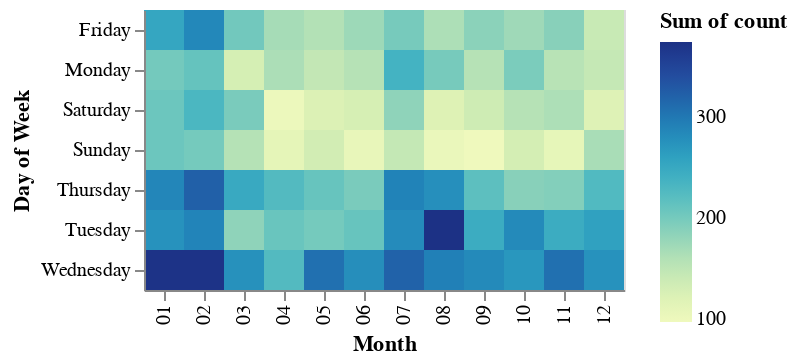

The notebook cell saved with this chart:
### Code cell
yr_month_week = drug_arrest.groupby([drug_arrest['year'],drug_arrest['incident_date'].dt.strftime('%m'),drug_arrest['day_of_week']]).size().reset_index(name='count')
yr_month_week.head()
alt.Chart(yr_month_week).mark_rect().encode(
    alt.X('incident_date:O',title = 'Month'),
    alt.Y('day_of_week',title = 'Day of Week'),
    color='sum(count)'
)

### Figure 1 — Vega-Lite specification as saved in the notebook (floating-point values rounded to 4 significant figures; data arrays with more than 128 entries replaced by an {"elided": "..."} marker saying what was removed)
{"config": {"view": {"continuousWidth": 300, "continuousHeight": 300}}, "data": {"name": "data-ac49a51a610291e02e9f617d0a3423d9"}, "mark": {"type": "rect"}, "encoding": {"color": {"aggregate": "sum", "field": "count", "type": "quantitative"}, "x": {"field": "incident_date", "title": "Month", "type": "ordinal"}, "y": {"field": "day_of_week", "title": "Day of Week", "type": "nominal"}}, "$schema": "https://vega.github.io/schema/vega-lite/v5.6.1.json", "datasets": {"data-ac49a51a610291e02e9f617d0a3423d9": {"elided": "438 records"}}}
